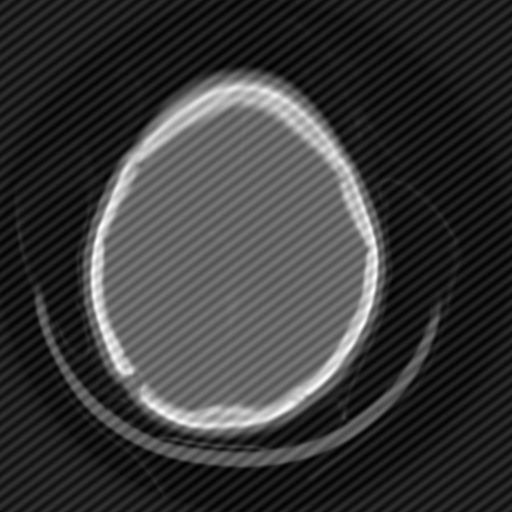
%> input picture interfere.png, 512 x 512 px
$ octave eliminate_interference.m   (GNU Octave 9; MATLAB toolbox functions it lacks are replaced by stand-ins)
%> lines starting %> are read from the running program, lines starting %| are printed output that depends on the picture
% load the image with the interference pattern
raw_image = double(imread('interfere.png'));
%> raw_image: size 512x512 double; min 0, max 255, mean 56.9; mean of the top-left, top-right, bottom-left and bottom-right quarters 58.8, 49.3, 66.9, 52.6
[mrows, ncols] = size(raw_image);
%> mrows = 512; ncols = 512

% calculate normalized version of image
imagemax = double(max(max(raw_image)));
%> imagemax = 255
imagemin = double(min(min(raw_image)));
%> imagemin = 0
image = (raw_image - imagemin) / (imagemax - imagemin);
imtool(image);

% calculate and display the Fourier transform of the image
f_image = fft2(ifftshift(image));
imtool(abs(fftshift(f_image)));
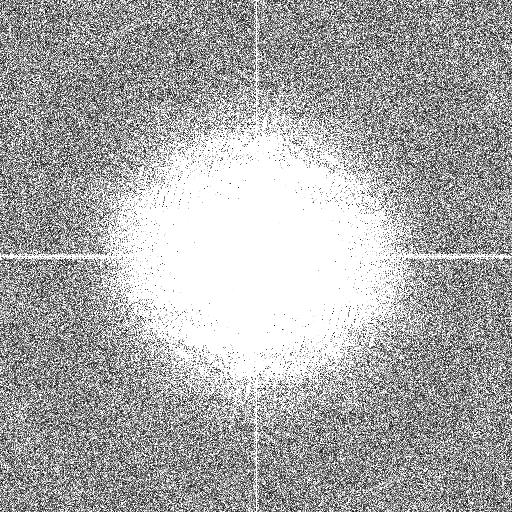
%> displayed picture: size 512x512, on the screen's scale of 0 to 255; min 0, max 255, mean 170.4
f_min = min(min(f_image));
f_max = max(max(f_image));
%> f_max = 58494.6
f_image_norm = (f_image - f_min) / (f_max - f_min);
imtool(abs(fftshift(f_image_norm)));

% TODO - Find part of Fourier transform that is out of place
% Maybe convolve transform with a highpass filter like:
% [-1 -1 -1
%  -1  1 -1
%  -1 -1 -1]
% This way the highest intensity locations after convolution are places
% where one frequency is much higher than its surrounding frequencies,
% and the surrounding frequencies are closer to 0.
M(1:3,1:3) = -1;
M(2,2) = 1;
f_mfilt_if = round(conv2(fftshift(abs(f_image_norm)), M, 'same'), 4);

% find the coordinates with the maximum response from the highpass filter
[ypeak, xpeak] = find(f_mfilt_if == max(max(f_mfilt_if)));
%> ypeak = [217; 297]; xpeak = [227; 287]

% display the normalized transform after finding "lonely frequencies"
f_filtmin = min(min(f_mfilt_if));
%> f_filtmin = -1.91
f_filtmax = max(max(f_mfilt_if));
%> f_filtmax = 0.131
f_filtnorm = (f_mfilt_if - f_filtmin) / (f_filtmax - f_filtmin);
imtool(f_filtnorm);

% average out noise due to "lonely frequencies"
f_filt_image = fftshift(f_image);
for t = 1:length(ypeak)
    yp = ypeak(t);
    xp = xpeak(t);
    surrounding = f_filt_image(yp-1:yp+1,xp-1:xp+1);
    val = mean(mean(surrounding));
    f_filt_image(yp, xp) = val;
end
%> this loop made 2 passes
%> (yp, xp) on passes 1 to 2: (217, 227), (297, 287)
f_filt_image = ifftshift(f_filt_image);

% calculate and display inverse transform after averaging out noise
filt_image = ifft2(f_filt_image);
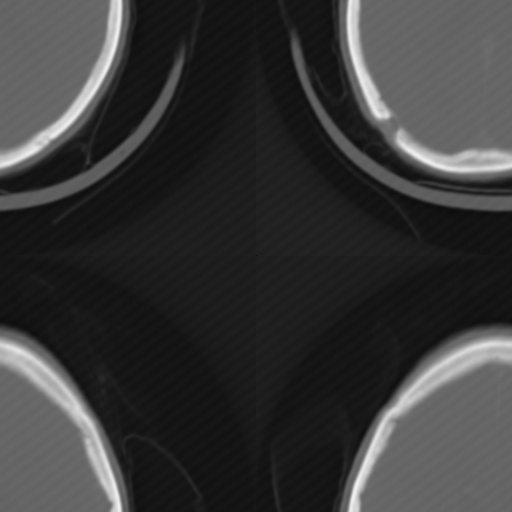
%> filt_image: size 512x512 double; min 0.0526, max 0.948, mean 0.223
filtmin = min(min(filt_image));
%> filtmin = 0.0526
filtmax = max(max(filt_image));
%> filtmax = 0.948
filtnorm = (filt_image - filtmin) / (filtmax - filtmin);
imtool(abs(fftshift(filtnorm)));
